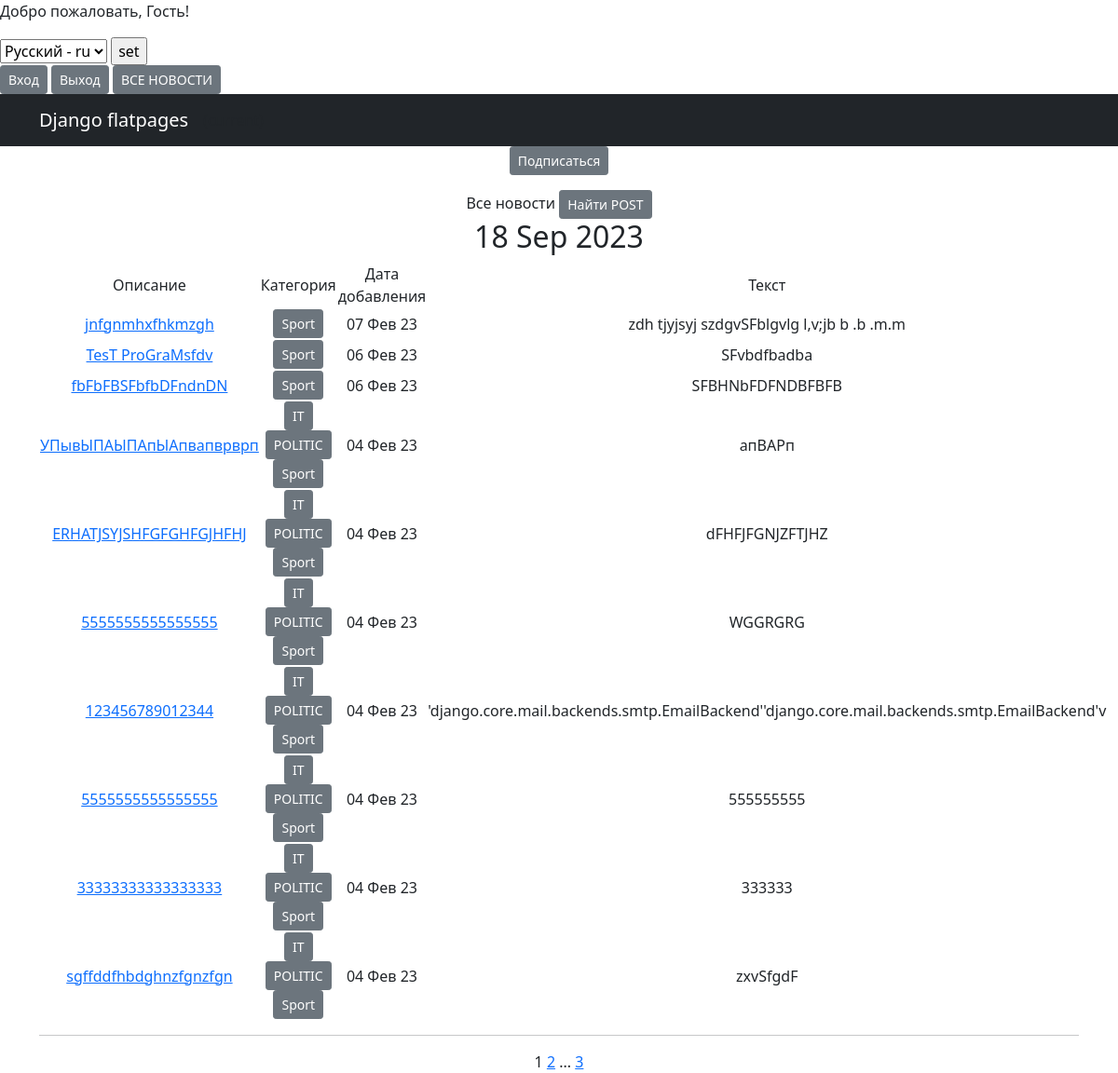
/news/categories/3, run on an earlier commit of the app's database.
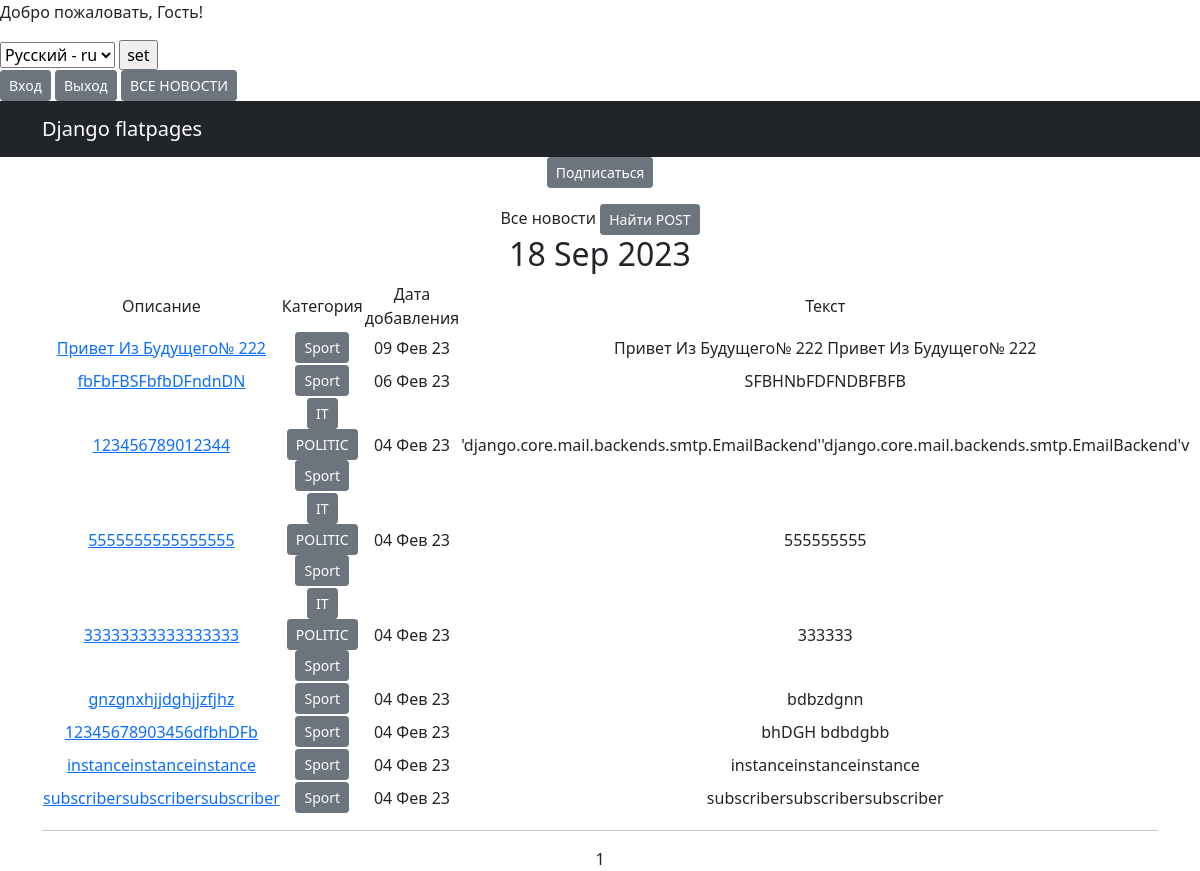
And on a later commit of the database.
### news/models.py (models this page shows, shortened)
class Post(models.Model):
    author = models.ForeignKey(Author, on_delete=models.CASCADE, help_text="Автор")
    NEWS = "NW"
    ARTICLE = "AT"
    CATEGORY_CHOICES = (
        (NEWS, 'НОВОСТЬ'),
        (ARTICLE, 'СТАТЬЯ'),
    )
    categoryType = models.CharField(max_length=2, choices=CATEGORY_CHOICES, default=ARTICLE
                                    )
    dataCreation = models.DateTimeField(auto_now_add=True, )
    category = models.ManyToManyField(Category, through='PostCategory')
    title = models.CharField(max_length=128)
    text = models.TextField(verbose_name=' ТЕКСТ')
    rating = models.SmallIntegerField(default=0)
    def __str__(self):
        return f'{self.category, self.categoryType}'

class Category(models.Model):
    name = models.CharField(max_length=64, unique=True, help_text=_('Название категории'))
    subscribers = models.ManyToManyField(User, related_name='categories')
    def __str__(self):
        return f'{self.name}'

### news/views.py (the view)
# urls.py: path('categories/<int:pk>', CategoryListView.as_view(), name='category_list'),
class CategoryListView(NewsList):
    model = Post
    template_name = 'category_list.html'
    context_object_name = 'category_news_list'
    def get_queryset(self):
        self.category = get_object_or_404(Category, id=self.kwargs['pk'])
        queryset = Post.objects.filter(category=self.category).order_by('-dataCreation')
        return queryset
    def get_context_data(self, **kwargs):
        context = super().get_context_data(**kwargs)
        context['is_not_subscriber'] = self.request.user not in self.category.subscribers.all()
        print(f'{context = }')
        context['categories'] = self.category
        return context

### news/templatetags/custom_filters.py (called while the page is built)
@register.filter()
def censor(value):
    ban_words = ['fuck', 'хер']
    if not isinstance(value, str):
        raise TypeError(f"unresolved type'{type(value)}' expected type 'str")
    for word in value.split():
        if word.lower() in ban_words:
            value = value.replace(word, f'{word[0]}{"*"*(len(word)-1)}')
    return value

### news/templatetags/custom_tags.py (called while the page is built)
@register.simple_tag()
def current_time(format_string='%b %d %Y'):
    return datetime.utcnow().strftime(format_string)

### news/views.py (called while the page is built)
    def get_context_data(self, **kwargs):
        context = super().get_context_data(**kwargs)
        context['time_now'] = datetime.utcnow()
        context['next_sale'] = None
        return context

### news/templates/category_list.html (shortened to what this page needs)
{% extends 'flatpages/default.html' %}
{% load custom_filters %}
{% load custom_tags %}
{% block content %}
{% if is_not_subscriber %}
        <p class="text-center"><a href="{% url 'subscribe' categories.id %}"class="btn btn-secondary btn-sm">Подписаться</a></p><a
    {% endif %}
<h1>Все новости</h1>
    {% if category_news_list %}
            <a href="{% url 'search' %}"class="btn btn-secondary btn-sm">Найти POST</a>
        <h2>{% current_time '%d %b %Y' %}</h2>
<table>
    <tr>
        <td>Описание</td>
        <td> Категория</td>
        <td>Дата добавления</td>
        <td>Текст</td>
    <tr>
        {% for new in category_news_list %}
    <tr>
        <td>
            <a href="{% url 'new' new.id %}">{{ new.title|censor }}</a>
        </td>
        <td>
            {% for category in new.category.all %}
                <a href="{% url 'category_list' category.id %}" class="btn btn-secondary btn-sm">{{ category }}</a>
            {% endfor %}
        </td>
        <td>{{ new.dataCreation|date:'d M y ' }}</td>
        <td>{{ new.text|truncatewords:20|censor}}</td>
        <td>
        </td>
        {% endfor %}
</table>
<hr>
    {% else %}
    <h2>Новостей нет!</h2>
    {% endif %}
{{ page_obj.number }}
{% if page_obj.has_next %}
<a href="?page={{ page_obj.next_page_number }}">{{ page_obj.next_page_number }}</a>
{% if paginator.num_pages != page_obj.next_page_number %}
...
<a href="?page={{ page_obj.paginator.num_pages }}">{{ page_obj.paginator.num_pages }}</a>
{% endif %}
{% endif %}
{% endblock content %}

What changed in the data, as far as the page shows it:
removed Post: title|censor "jnfgnmhxfhkmzgh", dataCreation "07 Фев 23", text|censor "zdh tjyjsyj szdgvSFblgvlg l,v;jb b .b .m.m", Category (name "Sport")
removed Post: title|censor "TesT ProGraMsfdv", dataCreation "06 Фев 23", text|censor "SFvbdfbadba", Category (name "Sport")
removed Post: title|censor "УПывЫПАЫПАпЫАпвапврврп", dataCreation "04 Фев 23", text|censor "апВАРп", Category (name "IT"), Category (name "POLITIC"), Category (name "Sport")
removed Post: title|censor "ERHATJSYJSHFGFGHFGJHFHJ", dataCreation "04 Фев 23", text|censor "dFHFJFGNJZFTJHZ", Category (name "IT"), Category (name "POLITIC"), Category (name "Sport")
removed Post: title|censor "5555555555555555", dataCreation "04 Фев 23", text|censor "WGGRGRG", Category (name "IT"), Category (name "POLITIC"), Category (name "Sport")
removed Post: title|censor "sgffddfhbdghnzfgnzfgn", dataCreation "04 Фев 23", text|censor "zxvSfgdF", Category (name "IT"), Category (name "POLITIC"), Category (name "Sport")
added Post: title|censor "Привет Из Будущего№ 222", dataCreation "09 Фев 23", text|censor "Привет Из Будущего№ 222 Привет Из Будущего№ 222", Category (name "Sport")
now on this page (row unchanged): Post: title|censor "gnzgnxhjjdghjjzfjhz", dataCreation "04 Фев 23", text|censor "bdbzdgnn", Category (name "Sport")
now on this page (row unchanged): Post: title|censor "12345678903456dfbhDFb", dataCreation "04 Фев 23", text|censor "bhDGH bdbdgbb", Category (name "Sport")
now on this page (row unchanged): Post: title|censor "instanceinstanceinstance", dataCreation "04 Фев 23", text|censor "instanceinstanceinstance", Category (name "Sport")
now on this page (row unchanged): Post: title|censor "subscribersubscribersubscriber", dataCreation "04 Фев 23", text|censor "subscribersubscribersubscriber", Category (name "Sport")
Also different on the page:
{{ page_obj.next_page_number }}: "2" → (not shown)
{{ page_obj.paginator.num_pages }}: "3" → (not shown)
